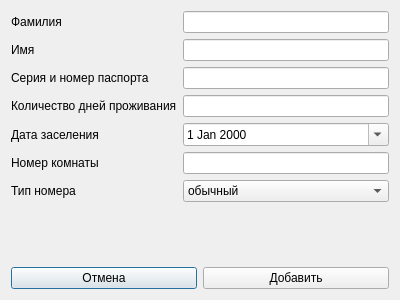
<?xml version="1.0" encoding="UTF-8"?>
<ui version="4.0">
 <class>SettlementWindow</class>
 <widget class="QDialog" name="SettlementWindow">
  <property name="geometry">
   <rect>
    <x>0</x>
    <y>0</y>
    <width>400</width>
    <height>300</height>
   </rect>
  </property>
  <property name="windowTitle">
   <string>Поселение клиента</string>
  </property>
  <layout class="QVBoxLayout" name="verticalLayout">
   <item>
    <layout class="QFormLayout" name="formLayout">
     <property name="fieldGrowthPolicy">
      <enum>QFormLayout::AllNonFixedFieldsGrow</enum>
     </property>
     <item row="0" column="0">
      <widget class="QLabel" name="lastNameLabel">
       <property name="text">
        <string>Фамилия</string>
       </property>
      </widget>
     </item>
     <item row="1" column="0">
      <widget class="QLabel" name="firstNameLabel">
       <property name="text">
        <string>Имя</string>
       </property>
      </widget>
     </item>
     <item row="2" column="0">
      <widget class="QLabel" name="passportLabel">
       <property name="text">
        <string>Серия и номер паспорта</string>
       </property>
      </widget>
     </item>
     <item row="3" column="0">
      <widget class="QLabel" name="numberOfDaysLabel">
       <property name="text">
        <string>Количество дней проживания</string>
       </property>
      </widget>
     </item>
     <item row="4" column="0">
      <widget class="QLabel" name="settlementDateLabel">
       <property name="text">
        <string>Дата заселения</string>
       </property>
      </widget>
     </item>
     <item row="5" column="0">
      <widget class="QLabel" name="roomNumber">
       <property name="text">
        <string>Номер комнаты</string>
       </property>
      </widget>
     </item>
     <item row="6" column="0">
      <widget class="QLabel" name="roomTypeLabel">
       <property name="text">
        <string>Тип номера</string>
       </property>
      </widget>
     </item>
     <item row="0" column="1">
      <widget class="QLineEdit" name="lastNameEdit">
       <property name="contextMenuPolicy">
        <enum>Qt::DefaultContextMenu</enum>
       </property>
       <property name="acceptDrops">
        <bool>true</bool>
       </property>
       <property name="autoFillBackground">
        <bool>false</bool>
       </property>
       <property name="text">
        <string/>
       </property>
      </widget>
     </item>
     <item row="1" column="1">
      <widget class="QLineEdit" name="firstNameEdit"/>
     </item>
     <item row="2" column="1">
      <widget class="QLineEdit" name="passportEdit"/>
     </item>
     <item row="3" column="1">
      <widget class="QLineEdit" name="numberOfDaysEdit"/>
     </item>
     <item row="5" column="1">
      <widget class="QLineEdit" name="roomNumberEdit"/>
     </item>
     <item row="6" column="1">
      <widget class="QComboBox" name="roomTypeEdit">
       <item>
        <property name="text">
         <string>обычный</string>
        </property>
       </item>
       <item>
        <property name="text">
         <string>люкс</string>
        </property>
       </item>
      </widget>
     </item>
     <item row="4" column="1">
      <widget class="QDateEdit" name="settlementDateEdit">
       <property name="currentSection">
        <enum>QDateTimeEdit::DaySection</enum>
       </property>
       <property name="calendarPopup">
        <bool>true</bool>
       </property>
       <property name="timeSpec">
        <enum>Qt::LocalTime</enum>
       </property>
      </widget>
     </item>
    </layout>
   </item>
   <item>
    <layout class="QHBoxLayout" name="horizontalLayout">
     <item>
      <widget class="QPushButton" name="cancelBtn">
       <property name="text">
        <string>Отмена</string>
       </property>
      </widget>
     </item>
     <item>
      <widget class="QPushButton" name="addBtn">
       <property name="text">
        <string>Добавить</string>
       </property>
      </widget>
     </item>
    </layout>
   </item>
  </layout>
 </widget>
 <resources/>
 <connections/>
</ui>
